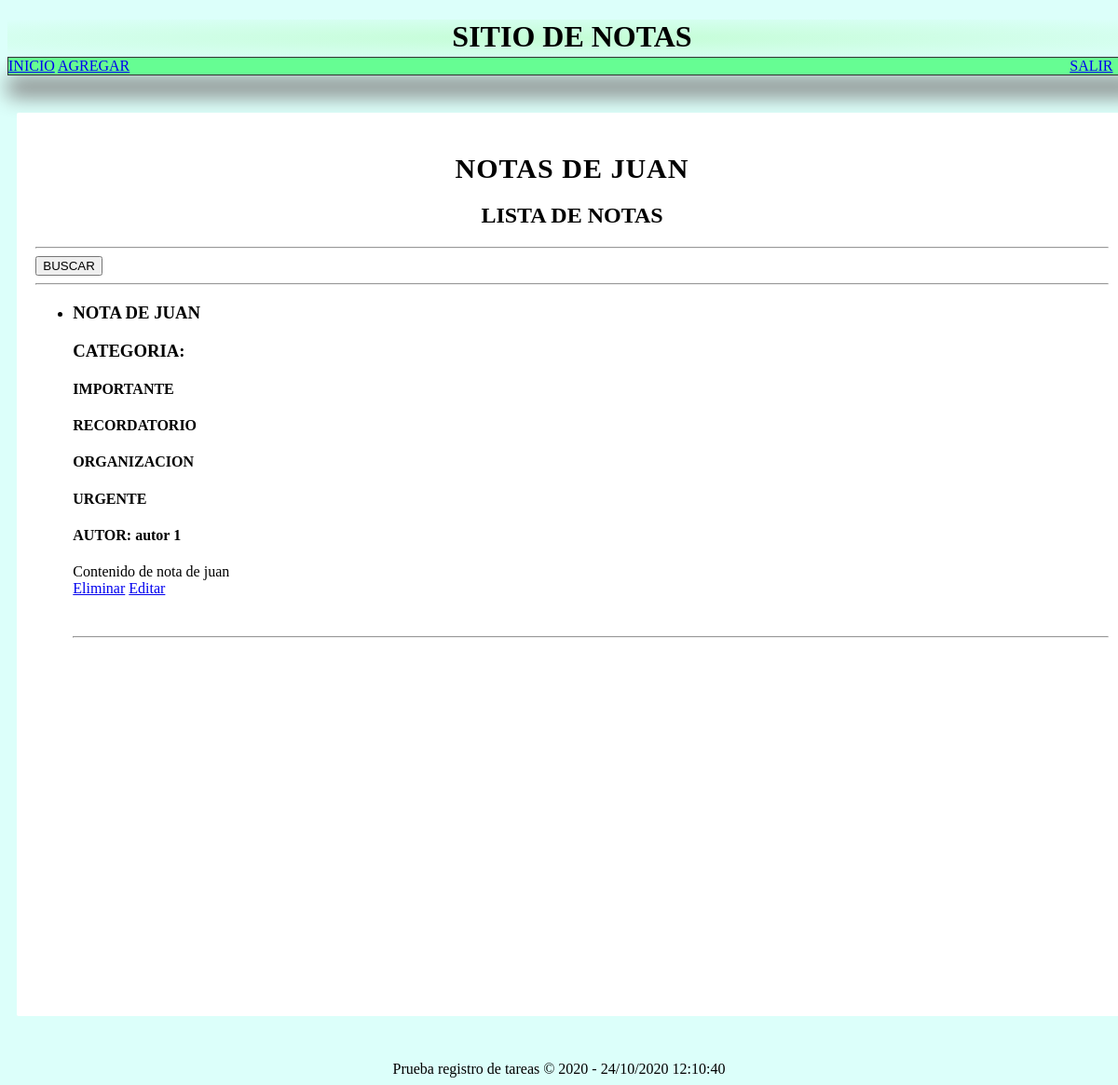
The page / (signed in) on the database its author committed.
### check/models.py (models this page shows, shortened)
class Notas(models.Model):
    autor = models.CharField(max_length=50)
    tipo = models.ManyToManyField(Categoria, through='CategoriaNota')
    titulo = models.CharField(max_length=50)
    descrpcion = models.TextField(max_length=300)
    fecha = models.DateTimeField()
    usuario = models.ForeignKey(User, models.SET_NULL, null=True, blank=True)

class Categoria(models.Model):
    clasificacion = models.CharField(max_length=50, null=True)

### check/views.py (the view)
# urls.py: path('', check.views.notas, name="inicio"),
@login_required
def notas(request):
    if request.user.is_authenticated:
        nombre = request.user.id
        notas = Notas.objects.filter(usuario=nombre)
        ctx = {
            'notas': notas,
            }
    return render(request, 'inicio.html', ctx)

### check/templates/inicio.html (shortened to what this page needs)
{% extends 'layout.html' %}
{% load static %}
{% block menu %}
<link rel="stylesheet" type="text/css" href="{% static 'css/styles.css' %}">
<nav class="nav justify-content-center">
  <a class="nav-link" href="{% url 'inicio' %}">INICIO</a>
  <a class="nav-link" href="{% url 'agregar' %}">AGREGAR</a>
  <a class="salir" href="{% url 'salir' %}">SALIR</a>
</nav>
{% endblock  %}
{% block content %}
<div id="content">
  <div class="box">
    <br>
    {% if user.is_authenticated %}
    <h1 class="titulo" align="center"> NOTAS DE {{ user.get_username | upper }} </h1>
    {% endif %}
    <h2 class="lista" align="center"> LISTA DE NOTAS </h2>
    <hr>
    <form method="POST">
        <button type="submit">BUSCAR</button>
    </form>
    <hr>
    <ul>
    {% for nota in notas %}
        <li>
          <h3> {{nota.titulo}} </h3>
          <h3> CATEGORIA: </h3>
          {% for cat in nota.tipo.all %}
            <h4> {{ cat.clasificacion}} </h4>
          {% endfor %}
          <h4> AUTOR: {{nota.autor}} </h4>
          <p>
            {{ nota.descrpcion }}
            <a href="{% url 'eliminar' id=nota.id %}">Eliminar</a>
            <a href="{% url 'editar' id=nota.id %}">Editar</a>
          </p>
        <br>
        </li>
      <hr>
    {% endfor %}
    </ul>
  </div>
</div>
{% endblock  %}

### check/static/css/styles.css (style rules this page uses)
body { background-color: #DCFFFA; }
#content { width: 1212px; min-height: 930px; margin: 0 auto; margin-bottom: 30px; margin-top: 40px; }
.box { background: white; width: 95%; min-height: 930px; padding: 20px; border-radius: 2px; margin: 0 auto; }
.titulo { letter-spacing: 1px; font-size: 30px; margin-bottom: 10px; margin-top: 5px; }
.salir { margin-left: 1005px; }
nav { width: 1212px; margin: 0 auto; background-color: #66FD93; border: 1px solid #333333; box-shadow: 0px 22px 22px gray; }

### rows shown on the page
Notas: titulo "NOTA DE JUAN", autor "autor 1", descrpcion "Contenido de nota de juan"
Categoria: clasificacion "IMPORTANTE"
Categoria: clasificacion "RECORDATORIO"
Categoria: clasificacion "ORGANIZACION"
Categoria: clasificacion "URGENTE"

### other values the page prints
{{ user.get_username | upper }} "JUAN"
